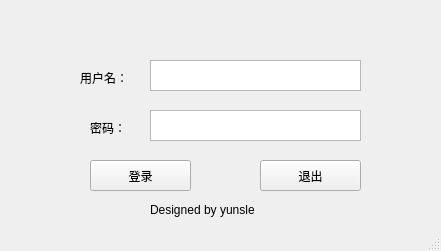
<?xml version="1.0" encoding="UTF-8"?>
<ui version="4.0">
 <class>loginWindow</class>
 <widget class="QMainWindow" name="loginWindow">
  <property name="geometry">
   <rect>
    <x>0</x>
    <y>0</y>
    <width>441</width>
    <height>251</height>
   </rect>
  </property>
  <property name="windowTitle">
   <string>通讯录登录</string>
  </property>
  <property name="styleSheet">
   <string notr="true"/>
  </property>
  <property name="dockOptions">
   <set>QMainWindow::AllowTabbedDocks|QMainWindow::AnimatedDocks</set>
  </property>
  <widget class="QWidget" name="centralwidget">
   <widget class="QPushButton" name="loginButton">
    <property name="geometry">
     <rect>
      <x>90</x>
      <y>160</y>
      <width>101</width>
      <height>31</height>
     </rect>
    </property>
    <property name="text">
     <string>登录</string>
    </property>
   </widget>
   <widget class="QPushButton" name="quitButton">
    <property name="geometry">
     <rect>
      <x>260</x>
      <y>160</y>
      <width>101</width>
      <height>31</height>
     </rect>
    </property>
    <property name="text">
     <string>退出</string>
    </property>
   </widget>
   <widget class="QLabel" name="label">
    <property name="geometry">
     <rect>
      <x>80</x>
      <y>70</y>
      <width>61</width>
      <height>16</height>
     </rect>
    </property>
    <property name="text">
     <string>用户名：</string>
    </property>
   </widget>
   <widget class="QLabel" name="label_2">
    <property name="geometry">
     <rect>
      <x>90</x>
      <y>120</y>
      <width>51</width>
      <height>16</height>
     </rect>
    </property>
    <property name="text">
     <string>密码：</string>
    </property>
   </widget>
   <widget class="QTextBrowser" name="user">
    <property name="geometry">
     <rect>
      <x>150</x>
      <y>60</y>
      <width>211</width>
      <height>31</height>
     </rect>
    </property>
   </widget>
   <widget class="QTextBrowser" name="password">
    <property name="geometry">
     <rect>
      <x>150</x>
      <y>110</y>
      <width>211</width>
      <height>31</height>
     </rect>
    </property>
   </widget>
   <widget class="QLabel" name="label_3">
    <property name="geometry">
     <rect>
      <x>150</x>
      <y>200</y>
      <width>151</width>
      <height>20</height>
     </rect>
    </property>
    <property name="text">
     <string>Designed by yunsle</string>
    </property>
   </widget>
  </widget>
  <widget class="QStatusBar" name="statusbar"/>
 </widget>
 <tabstops>
  <tabstop>user</tabstop>
  <tabstop>password</tabstop>
  <tabstop>loginButton</tabstop>
  <tabstop>quitButton</tabstop>
 </tabstops>
 <resources/>
 <connections>
  <connection>
   <sender>quitButton</sender>
   <signal>clicked()</signal>
   <receiver>loginWindow</receiver>
   <slot>quitButton()</slot>
   <hints>
    <hint type="sourcelabel">
     <x>317</x>
     <y>173</y>
    </hint>
    <hint type="destinationlabel">
     <x>339</x>
     <y>213</y>
    </hint>
   </hints>
  </connection>
  <connection>
   <sender>loginButton</sender>
   <signal>clicked()</signal>
   <receiver>loginWindow</receiver>
   <slot>loginButton()</slot>
   <hints>
    <hint type="sourcelabel">
     <x>128</x>
     <y>177</y>
    </hint>
    <hint type="destinationlabel">
     <x>107</x>
     <y>216</y>
    </hint>
   </hints>
  </connection>
 </connections>
 <slots>
  <slot>loginButton()</slot>
  <slot>quitButton()</slot>
 </slots>
</ui>
